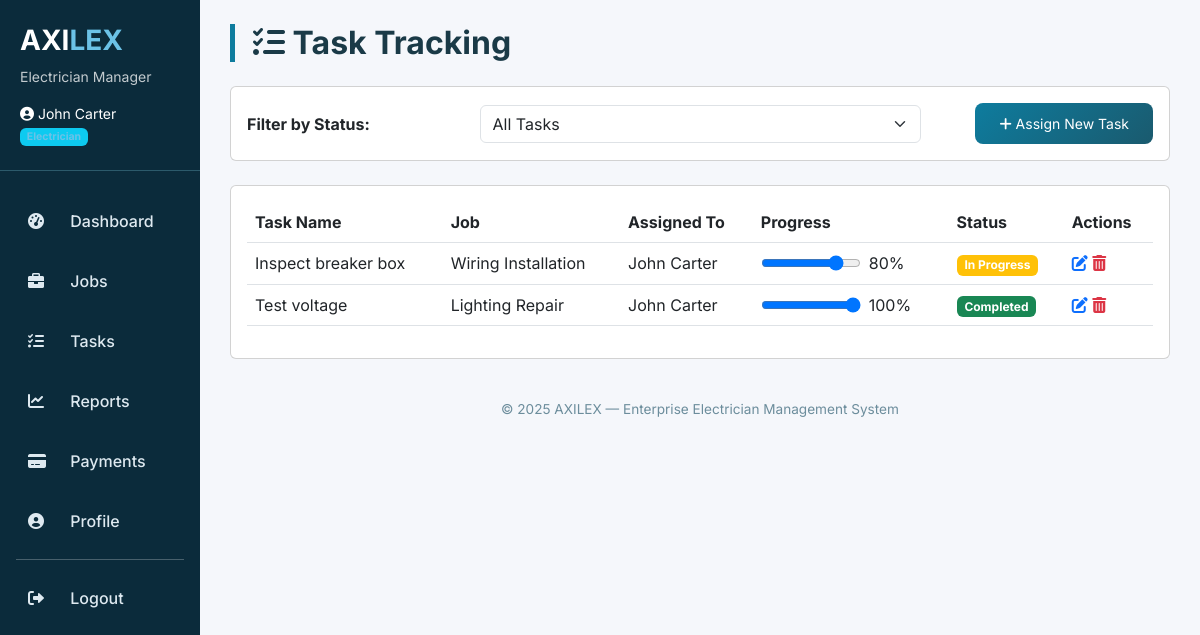
/tasks (signed in), run on the app's committed database.
### tables this page shows
CREATE TABLE electricians (
        id INTEGER PRIMARY KEY AUTOINCREMENT,
        name TEXT NOT NULL,
        phone TEXT,
        email TEXT,
        specialization TEXT,
        status TEXT DEFAULT 'Available',
        user_id INTEGER,
        created_at TIMESTAMP DEFAULT CURRENT_TIMESTAMP,
        FOREIGN KEY (user_id) REFERENCES users (id)
    );

CREATE TABLE tasks (
        id INTEGER PRIMARY KEY AUTOINCREMENT,
        task_name TEXT NOT NULL,
        job_id INTEGER,
        electrician_id INTEGER,
        progress INTEGER DEFAULT 0,
        status TEXT DEFAULT 'Pending',
        created_at TIMESTAMP DEFAULT CURRENT_TIMESTAMP,
        FOREIGN KEY (job_id) REFERENCES jobs (id),
        FOREIGN KEY (electrician_id) REFERENCES electricians (id)
    );

CREATE TABLE jobs (
        id INTEGER PRIMARY KEY AUTOINCREMENT,
        title TEXT NOT NULL,
        location TEXT,
        electrician_id INTEGER,
        deadline DATE,
        status TEXT DEFAULT 'Pending',
        description TEXT,
        job_image TEXT,
        amount REAL DEFAULT 0,
        created_at TIMESTAMP DEFAULT CURRENT_TIMESTAMP,
        FOREIGN KEY (electrician_id) REFERENCES electricians (id)
    );

### app.py (the view)
@app.route('/tasks')
@login_required
def tasks():
    status_filter = request.args.get('status', 'all')
    conn = get_db()
    user_role = session['user_role']
    user_id = session['user_id']
    query = """
        SELECT t.*, e.name as electrician_name, j.title as job_title
        FROM tasks t
        LEFT JOIN electricians e ON t.electrician_id = e.id
        LEFT JOIN jobs j ON t.job_id = j.id
        WHERE 1=1
    """
    params = []
    if user_role == 'Electrician':
        electrician = conn.execute("SELECT id FROM electricians WHERE user_id=?", (user_id,)).fetchone()
        if electrician:
            query += " AND t.electrician_id = ?"
            params.append(electrician['id'])
    if status_filter != 'all':
        query += " AND t.status = ?"
        params.append(status_filter)
    query += " ORDER BY t.created_at DESC"
    tasks_data = conn.execute(query, params).fetchall()
    electricians = conn.execute("SELECT id, name FROM electricians").fetchall()
    jobs = conn.execute("SELECT id, title FROM jobs").fetchall()
    conn.close()
    return render_template('tasks.html', tasks=tasks_data, electricians=electricians, jobs=jobs, current_filter=status_filter, user_role=user_role)

### app.py (called while the page is built)
def login_required(f):
    @wraps(f)
    def decorated_function(*args, **kwargs):
        if 'user_id' not in session:
            flash('Please login to access this page.', 'warning')
            return redirect(url_for('login'))
        return f(*args, **kwargs)
    return decorated_function

def get_db():
    conn = sqlite3.connect('database.db')
    conn.row_factory = sqlite3.Row
    return conn

### frontend/templates/tasks.html (shortened to what this page needs)
{% extends "base.html" %}
{% block content %}
<h2 class="page-title"><i class="fas fa-tasks"></i> Task Tracking</h2>
<div class="card mb-4">
    <div class="card-body">
        <div class="row align-items-center">
            <div class="col-md-3">
                <label class="fw-bold">Filter by Status:</label>
            </div>
            <div class="col-md-6">
                <select id="statusFilter" class="form-select" onchange="filterTasks()">
                    <option value="all" {% if current_filter == 'all' %}selected{% endif %}>All Tasks</option>
                </select>
            </div>
            <div class="col-md-3 text-end">
                <button class="btn btn-primary-custom btn-sm" data-bs-toggle="modal" data-bs-target="#addTaskModal">
                    <i class="fas fa-plus"></i> Assign New Task
                </button>
            </div>
        </div>
    </div>
</div>
<div class="card table-custom p-3">
    <div class="table-responsive">
        <table class="table table-hover align-middle">
            <thead>
                <tr><th>Task Name</th><th>Job</th><th>Assigned To</th><th>Progress</th><th>Status</th><th>Actions</th>
            </thead>
            <tbody>
                {% for task in tasks %}
                <tr>
                    <td>{{ task.task_name }}</td>
                    <td>{{ task.job_title or 'N/A' }}</td>
                    <td>{{ task.electrician_name or 'Unassigned' }}</td>
                    <td style="min-width: 150px;">
                        <div class="d-flex align-items-center gap-2">
                            <input type="range" min="0" max="100" value="{{ task.progress }}"
                                   onchange="updateProgress({{ task.id }}, this.value)" style="width: 100px;">
                            <span>{{ task.progress }}%</span>
                        </div>
                    </td>
                    <td>
                        <span class="badge {% if task.status == 'Completed' %}bg-success{% elif task.status == 'In Progress' %}bg-warning{% else %}bg-secondary{% endif %}">
                            {{ task.status }}
                        </span>
                    </td>
                    <td class="action-icons">
                        <i class="fas fa-edit text-primary" onclick="editTask({{ task.id }})" style="cursor: pointer;"></i>
                        <i class="fas fa-trash-alt text-danger" onclick="deleteTask({{ task.id }})" style="cursor: pointer;"></i>
                    </td>
                </tr>
                {% endfor %}
            </tbody>
        </table>
    </div>
</div>
{% endblock %}

### frontend/templates/base.html (shortened to what this page needs)
<!DOCTYPE html>
<html lang="en">
<head>
    <link rel="stylesheet" href="https://cdnjs.cloudflare.com/ajax/libs/font-awesome/6.0.0-beta3/css/all.min.css">
    <link href="https://cdn.jsdelivr.net/npm/bootstrap@5.3.0-alpha1/dist/css/bootstrap.min.css" rel="stylesheet">
</head>
<body>
    <div class="container-fluid p-0">
        <div class="row g-0">
            <div class="col-md-3 col-lg-2 sidebar">
                <div class="logo-area">
                    <h3>AXI<span>LEX</span></h3>
                    <p class="small mb-0 opacity-75">Electrician Manager</p>
                    {% if session.user_name %}
                        <div class="mt-3 small">
                            <i class="fas fa-user-circle"></i> {{ session.user_name }}
                            <br><span class="badge bg-info mt-1">{{ session.user_role }}</span>
                        </div>
                    {% endif %}
                </div>
                <nav class="nav flex-column">
                    {% if session.user_id %}
                        <a class="nav-link" href="{{ url_for('dashboard') }}"><i class="fas fa-tachometer-alt"></i> Dashboard</a>
                        <a class="nav-link" href="{{ url_for('jobs') }}"><i class="fas fa-briefcase"></i> Jobs</a>
                        <a class="nav-link" href="{{ url_for('tasks') }}"><i class="fas fa-tasks"></i> Tasks</a>
                        <a class="nav-link" href="{{ url_for('reports') }}"><i class="fas fa-chart-line"></i> Reports</a>
                        <a class="nav-link" href="{{ url_for('payments') }}"><i class="fas fa-credit-card"></i> Payments</a>
                        <a class="nav-link" href="{{ url_for('profile') }}"><i class="fas fa-user-circle"></i> Profile</a>
                        <hr class="my-2 mx-3 bg-secondary">
                        <a class="nav-link" href="{{ url_for('logout') }}"><i class="fas fa-sign-out-alt"></i> Logout</a>
                    {% else %}
                        <a class="nav-link" href="{{ url_for('login') }}"><i class="fas fa-sign-in-alt"></i> Login</a>
                        <a class="nav-link" href="{{ url_for('register') }}"><i class="fas fa-user-plus"></i> Register</a>
                    {% endif %}
                </nav>
            </div>
            <div class="col-md-9 col-lg-10 main-content">
                {% block content %}{% endblock %}
                <footer>© 2025 AXILEX — Enterprise Electrician Management System</footer>
            </div>
        </div>
    </div>
</body>
</html>

### frontend/templates/base.html (style rules this page uses)
* { font-family: 'Inter', sans-serif; }
body { background: #f5f7fb; }
.sidebar { background: #0b2b3b; color: white; min-height: 100vh; box-shadow: 2px 0 12px rgba(0,0,0,0.05); }
.sidebar .nav-link { color: #dee9f0; padding: 12px 20px; margin: 6px 8px; border-radius: 12px; font-weight: 500; transition: 0.2s; }
.sidebar .nav-link i { width: 28px; margin-right: 10px; }
.logo-area { padding: 24px 20px; border-bottom: 1px solid #2c5a6b; margin-bottom: 20px; }
.logo-area h3 { font-weight: 700; }
.logo-area span { color: #6bc2e7; }
.main-content { background: #f5f7fb; padding: 24px 30px; min-height: 100vh; }
.page-title { font-weight: 700; color: #1a3a47; margin-bottom: 24px; border-left: 5px solid #0e7c9e; padding-left: 18px; }
footer { text-align: center; margin-top: 40px; color: #6c8d9c; font-size: 0.85rem; }
.btn-primary-custom { background: linear-gradient(135deg, #0e7c9e, #1a5a6e); color: white; border: none; padding: 10px 24px; border-radius: 8px; transition: transform 0.2s; }

### data on the page
electricians: user_name "John Carter"
tasks: task_name "Inspect breaker box", title "Wiring Installation", name "John Carter", progress "80", status "In Progress"
tasks: task_name "Test voltage", title "Lighting Repair", name "John Carter", progress "100", status "Completed"

### other printed values
{{ session.user_role }} "Electrician"
